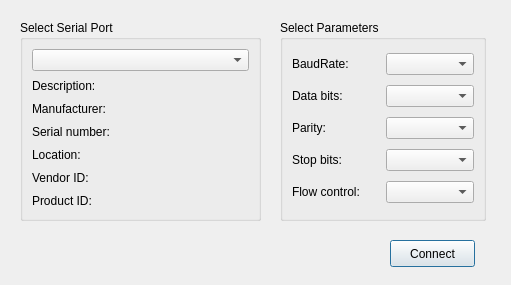
<?xml version="1.0" encoding="UTF-8"?>
<ui version="4.0">
 <class>SerialWindow</class>
 <widget class="QDialog" name="SerialWindow">
  <property name="geometry">
   <rect>
    <x>0</x>
    <y>0</y>
    <width>511</width>
    <height>285</height>
   </rect>
  </property>
  <property name="windowTitle">
   <string>Dialog</string>
  </property>
  <widget class="QPushButton" name="pushButtonConnect">
   <property name="geometry">
    <rect>
     <x>390</x>
     <y>240</y>
     <width>85</width>
     <height>27</height>
    </rect>
   </property>
   <property name="text">
    <string>Connect</string>
   </property>
  </widget>
  <widget class="QGroupBox" name="selectBox">
   <property name="geometry">
    <rect>
     <x>20</x>
     <y>20</y>
     <width>241</width>
     <height>201</height>
    </rect>
   </property>
   <property name="title">
    <string>Select Serial Port</string>
   </property>
   <layout class="QGridLayout" name="gridLayout">
    <item row="0" column="0">
     <widget class="QComboBox" name="serialPortInfoListBox"/>
    </item>
    <item row="1" column="0">
     <widget class="QLabel" name="descriptionLabel">
      <property name="text">
       <string>Description:</string>
      </property>
     </widget>
    </item>
    <item row="2" column="0">
     <widget class="QLabel" name="manufacturerLabel">
      <property name="text">
       <string>Manufacturer:</string>
      </property>
     </widget>
    </item>
    <item row="3" column="0">
     <widget class="QLabel" name="serialNumberLabel">
      <property name="text">
       <string>Serial number:</string>
      </property>
     </widget>
    </item>
    <item row="4" column="0">
     <widget class="QLabel" name="locationLabel">
      <property name="text">
       <string>Location:</string>
      </property>
     </widget>
    </item>
    <item row="5" column="0">
     <widget class="QLabel" name="vidLabel">
      <property name="text">
       <string>Vendor ID:</string>
      </property>
     </widget>
    </item>
    <item row="6" column="0">
     <widget class="QLabel" name="pidLabel">
      <property name="text">
       <string>Product ID:</string>
      </property>
     </widget>
    </item>
   </layout>
  </widget>
  <widget class="QGroupBox" name="parametersBox">
   <property name="geometry">
    <rect>
     <x>280</x>
     <y>20</y>
     <width>206</width>
     <height>201</height>
    </rect>
   </property>
   <property name="title">
    <string>Select Parameters</string>
   </property>
   <layout class="QGridLayout" name="gridLayout_2">
    <item row="0" column="0">
     <widget class="QLabel" name="baudRateLabel">
      <property name="text">
       <string>BaudRate:</string>
      </property>
     </widget>
    </item>
    <item row="0" column="1">
     <widget class="QComboBox" name="baudRateBox"/>
    </item>
    <item row="1" column="0">
     <widget class="QLabel" name="dataBitsLabel">
      <property name="text">
       <string>Data bits:</string>
      </property>
     </widget>
    </item>
    <item row="1" column="1">
     <widget class="QComboBox" name="dataBitsBox"/>
    </item>
    <item row="2" column="0">
     <widget class="QLabel" name="parityLabel">
      <property name="text">
       <string>Parity:</string>
      </property>
     </widget>
    </item>
    <item row="2" column="1">
     <widget class="QComboBox" name="parityBox"/>
    </item>
    <item row="3" column="0">
     <widget class="QLabel" name="stopBitsLabel">
      <property name="text">
       <string>Stop bits:</string>
      </property>
     </widget>
    </item>
    <item row="3" column="1">
     <widget class="QComboBox" name="stopBitsBox"/>
    </item>
    <item row="4" column="0">
     <widget class="QLabel" name="flowControlLabel">
      <property name="text">
       <string>Flow control:</string>
      </property>
     </widget>
    </item>
    <item row="4" column="1">
     <widget class="QComboBox" name="flowControlBox"/>
    </item>
   </layout>
  </widget>
 </widget>
 <resources/>
 <connections/>
</ui>
